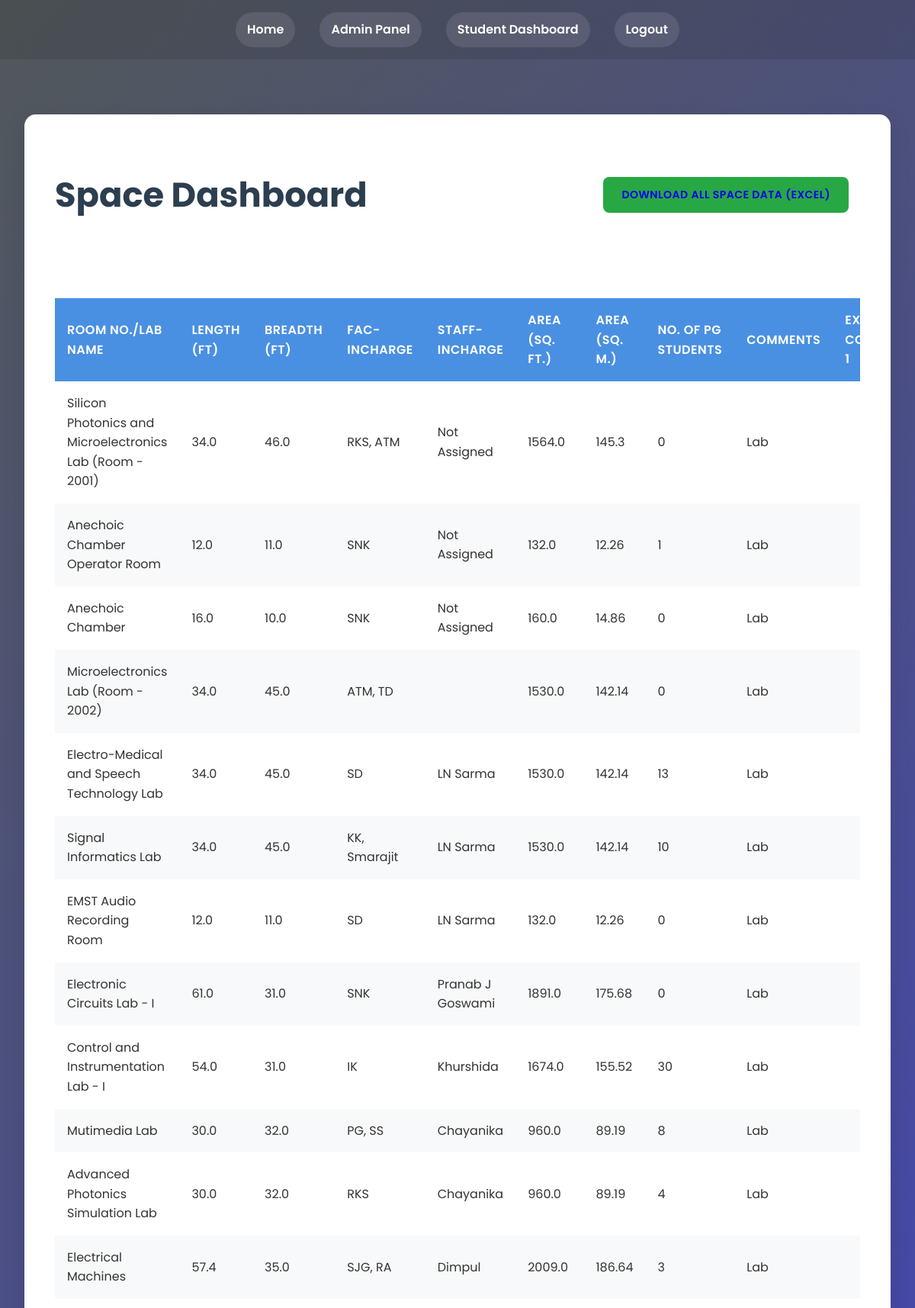
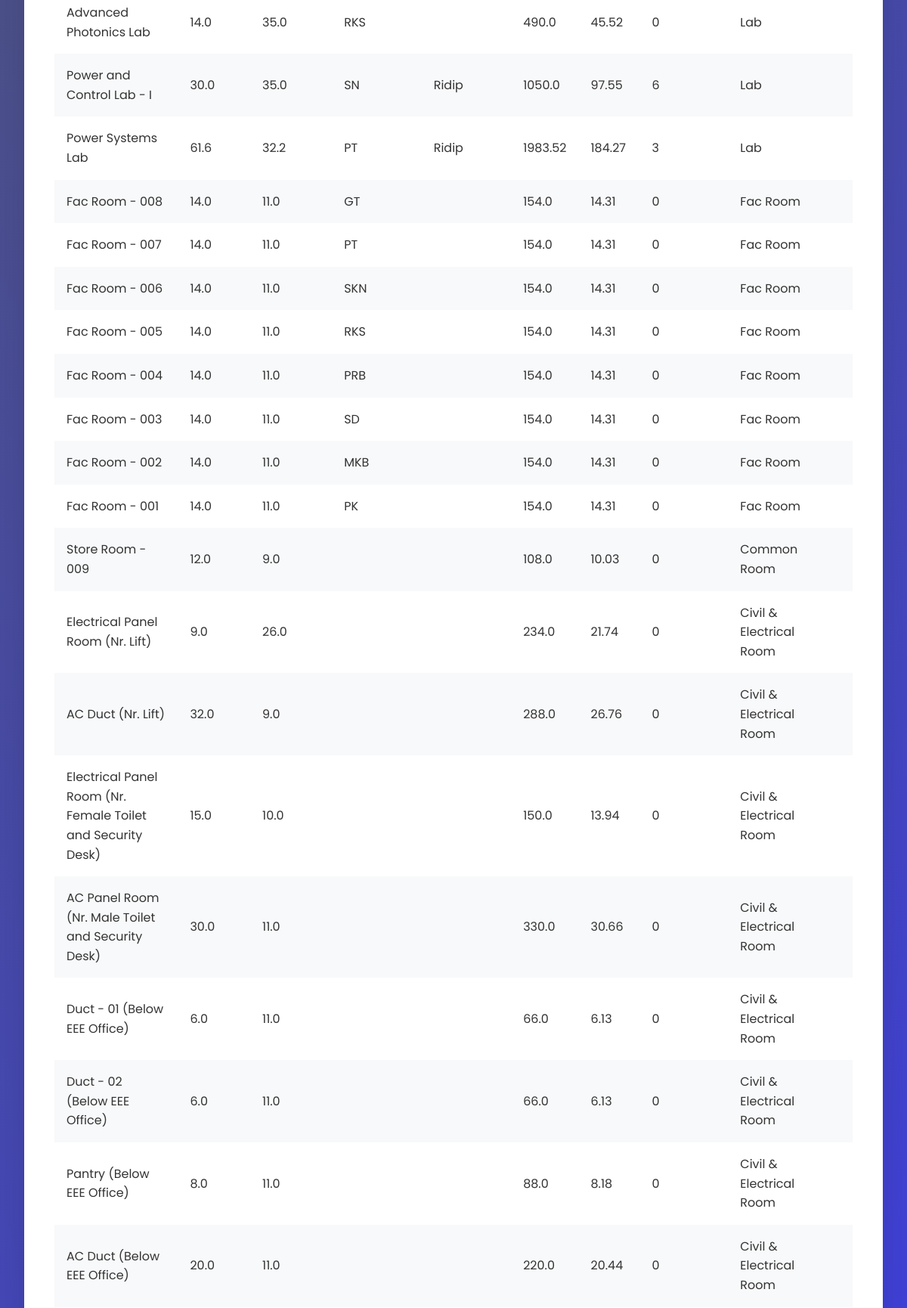
Page /space_dashboard (signed in, upper part) on the committed database (2 pictures, top to bottom).
### models.py (models this page shows)
class Space(db.Model):
    id = db.Column(db.Integer, primary_key=True)
    room_no = db.Column(db.String(100), nullable=False)
    length = db.Column(db.Float)
    breadth = db.Column(db.Float)
    fac_incharge = db.Column(db.String(100))
    staff_incharge = db.Column(db.String(100))
    area_sq_ft = db.Column(db.Float)
    area_sq_m = db.Column(db.Float)
    no_of_pg_students = db.Column(db.Integer)
    comments = db.Column(db.String(200))
    extra_column1 = db.Column(db.String(100))
    extra_column2 = db.Column(db.String(100))

### routes.py (the view)
@app.route('/space_dashboard', methods=['GET'])
@login_required
def space_dashboard():
    if current_user.role not in ['space_admin', 'admin' , 'pg_student_admin', 'equipment_admin', 'student', 'super_admin']:
        flash('Access denied. You must be a Space Admin Admin or Pg student admin to view this page.', 'danger')
        return redirect(url_for('home'))
    query = Space.query
    if current_user.role  in ['space_admin', 'super_admin']:
        search_query = request.args.get('search_query', '')
        fac_incharge = request.args.get('fac_incharge', '')
        staff_incharge = request.args.get('staff_incharge', '')
        min_area = request.args.get('min_area', type=float)
        max_area = request.args.get('max_area', type=float)
        min_pg_students = request.args.get('min_pg_students', type=int)
        max_pg_students = request.args.get('max_pg_students', type=int)
        if search_query:
            query = query.filter(
                (Space.room_no.ilike(f'%{search_query}%')) |
                (Space.fac_incharge.ilike(f'%{search_query}%')) |
                (Space.staff_incharge.ilike(f'%{search_query}%')) |
                (Space.comments.ilike(f'%{search_query}%'))
            )
        if fac_incharge:
            query = query.filter(Space.fac_incharge == fac_incharge)
        if staff_incharge:
            query = query.filter(Space.staff_incharge == staff_incharge)
        if min_area is not None:
            query = query.filter(Space.area_sq_ft >= min_area)
        if max_area is not None:
            query = query.filter(Space.area_sq_ft <= max_area)
        if min_pg_students is not None:
            query = query.filter(Space.no_of_pg_students >= min_pg_students)
        if max_pg_students is not None:
            query = query.filter(Space.no_of_pg_students <= max_pg_students)
        fac_incharge_options = db.session.query(Space.fac_incharge.distinct()).all()
        staff_incharge_options = db.session.query(Space.staff_incharge.distinct()).all()
    else:
        search_query = fac_incharge = staff_incharge = min_area = max_area = min_pg_students = max_pg_students = None
        fac_incharge_options = staff_incharge_options = []
    spaces = query.all()
    return render_template('space_dashboard.html',
                           spaces=spaces,
                           fac_incharge_options=fac_incharge_options,
                           staff_incharge_options=staff_incharge_options,
                           search_query=search_query,
                           fac_incharge=fac_incharge,
                           staff_incharge=staff_incharge,
                           min_area=min_area,
                           max_area=max_area,
                           min_pg_students=min_pg_students,
                           max_pg_students=max_pg_students)

### models.py (called while the page is built)
@login_manager.user_loader
def load_user(user_id):
    return User.query.get(int(user_id))

### templates/space_dashboard.html (shortened to what this page needs)
{% extends "layout.html" %}
{% block content %}
<div class="dashboard-container">
    <div class="dashboard-header">
    <h1>Space Dashboard</h1>
        <div class="action-buttons">
            {% if current_user.role == 'space_admin' or current_user.role == 'super_admin'%}
            <a href="{{ url_for('download_filtered_space_data', search_query=search_query, fac_incharge=fac_incharge, staff_incharge=staff_incharge, min_area=min_area, max_area=max_area, min_pg_students=min_pg_students, max_pg_students=max_pg_students) }}" class="btn btn-success">Download Filtered Data</a>
            <form action="{{ url_for('delete_all_space_data') }}" method="POST" onsubmit="return confirm('Are you sure you want to delete all space data? This action cannot be undone.');">
                <button type="submit" class="btn btn-danger">Delete All Space Data</button>
            </form>
            {% elif current_user.role == 'admin' or current_user.role == 'pg_student_admin' or current_user.role == 'equipment_admin'%}
            <a href="{{ url_for('download_all_space_data') }}" class="btn btn-success">Download All Space Data (Excel)</a>
            {% endif %}
        </div>
    </div>
    <div class="table-responsive">
        <table class="table">
            <thead>
                <tr>
                    <th>Room No./Lab Name</th>
                    <th>Length (ft)</th>
                    <th>Breadth (ft)</th>
                    <th>Fac-Incharge</th>
                    <th>Staff-Incharge</th>
                    <th>Area (sq. ft.)</th>
                    <th>Area (sq. m.)</th>
                    <th>No. of PG students</th>
                    <th>Comments</th>
                    <th>Extra Column 1</th>
                </tr>
            </thead>
            <tbody>
                {% for space in spaces %}
                <tr>
                    <td>{{ space.room_no }}</td>
                    <td>{{ space.length }}</td>
                    <td>{{ space.breadth }}</td>
                    <td>{{ space.fac_incharge }}</td>
                    <td>{{ space.staff_incharge }}</td>
                    <td>{{ space.area_sq_ft }}</td>
                    <td>{{ space.area_sq_m }}</td>
                    <td>{{ space.no_of_pg_students }}</td>
                    <td>{{ space.comments }}</td>
                    <td>{{ space.extra_column1 }}</td>
                </tr>
                {% endfor %}
            </tbody>
        </table>
    </div>
</div>
{% endblock %}

### static/css/styles.css (style rules this page uses)
body { background: linear-gradient(135deg, #52585a 0%, #1313d9cf 100%); color: #ffffff; font-family: 'Poppins', sans-serif; margin: 0; padding: 0; min-height: 100vh; display: flex; flex-direction: column; }
.btn { display: inline-block; padding: 15px 40px; margin: 0 15px; border-radius: 50px; font-size: 1.2rem; font-weight: bold; text-decoration: none; transition: all 0.3s ease; text-transform: uppercase; letter-spacing: 1px; }

### templates/space_dashboard.html (style rules this page uses)
body { font-family: 'Poppins', sans-serif; background-color: #f0f4f8; color: #333; line-height: 1.6; }
.dashboard-container { max-width: 1800px; margin: 40px auto; padding: 40px; background-color: #fff; box-shadow: 0 10px 30px rgba(0,0,0,0.1); border-radius: 15px; }
h1 { color: #2c3e50; text-align: left; margin-bottom: 30px; font-size: 2.8em; font-weight: 700; }
.dashboard-header { display: flex; justify-content: space-between; align-items: center; margin-bottom: 40px; }
.action-buttons { display: flex; gap: 15px; }
.btn { padding: 12px 24px; border-radius: 8px; font-weight: 600; text-transform: uppercase; letter-spacing: 0.5px; transition: all 0.3s; font-size: 14px; }
.btn-success { background-color: #28a745; border-color: #28a745; }
.table-responsive { overflow-x: auto; }
.table { width: 100%; border-collapse: separate; border-spacing: 0; margin-top: 30px; }
.table th, .table td { border: none; padding: 16px; text-align: left; }
.table th { background-color: #4a90e2; color: #fff; font-weight: 600; text-transform: uppercase; letter-spacing: 0.5px; }
.table tr:nth-child(even) { background-color: #f8f9fa; }

### rows in the picture
Space: room_no "Silicon Photonics and Microelectronics Lab (Room - 2001)", length "34.0", breadth "46.0", fac_incharge "RKS, ATM", staff_incharge "Not Assigned", area_sq_ft "1564.0", area_sq_m "145.3", no_of_pg_students "0", comments "Lab"
Space: room_no "Anechoic Chamber Operator Room", length "12.0", breadth "11.0", fac_incharge "SNK", staff_incharge "Not Assigned", area_sq_ft "132.0", area_sq_m "12.26", no_of_pg_students "1", comments "Lab"
Space: room_no "Anechoic Chamber", length "16.0", breadth "10.0", fac_incharge "SNK", staff_incharge "Not Assigned", area_sq_ft "160.0", area_sq_m "14.86", no_of_pg_students "0", comments "Lab"
Space: room_no "Microelectronics Lab (Room - 2002)", length "34.0", breadth "45.0", fac_incharge "ATM, TD", area_sq_ft "1530.0", area_sq_m "142.14", no_of_pg_students "0", comments "Lab"
Space: room_no "Electro-Medical and Speech Technology Lab", length "34.0", breadth "45.0", fac_incharge "SD", staff_incharge "LN Sarma", area_sq_ft "1530.0", area_sq_m "142.14", no_of_pg_students "13", comments "Lab"
Space: room_no "Signal Informatics Lab", length "34.0", breadth "45.0", fac_incharge "KK, Smarajit", staff_incharge "LN Sarma", area_sq_ft "1530.0", area_sq_m "142.14", no_of_pg_students "10", comments "Lab"
Space: room_no "EMST Audio Recording Room", length "12.0", breadth "11.0", fac_incharge "SD", staff_incharge "LN Sarma", area_sq_ft "132.0", area_sq_m "12.26", no_of_pg_students "0", comments "Lab"
Space: room_no "Electronic Circuits Lab - I", length "61.0", breadth "31.0", fac_incharge "SNK", staff_incharge "Pranab J Goswami", area_sq_ft "1891.0", area_sq_m "175.68", no_of_pg_students "0", comments "Lab"
Space: room_no "Control and Instrumentation Lab - I", length "54.0", breadth "31.0", fac_incharge "IK", staff_incharge "Khurshida", area_sq_ft "1674.0", area_sq_m "155.52", no_of_pg_students "30", comments "Lab"
Space: room_no "Mutimedia Lab", length "30.0", breadth "32.0", fac_incharge "PG, SS", staff_incharge "Chayanika", area_sq_ft "960.0", area_sq_m "89.19", no_of_pg_students "8", comments "Lab"
Space: room_no "Advanced Photonics Simulation Lab", length "30.0", breadth "32.0", fac_incharge "RKS", staff_incharge "Chayanika", area_sq_ft "960.0", area_sq_m "89.19", no_of_pg_students "4", comments "Lab"
Space: room_no "Electrical Machines", length "57.4", breadth "35.0", fac_incharge "SJG, RA", staff_incharge "Dimpul", area_sq_ft "2009.0", area_sq_m "186.64", no_of_pg_students "3", comments "Lab"
Space: room_no "Advanced Photonics Lab", length "14.0", breadth "35.0", fac_incharge "RKS", area_sq_ft "490.0", area_sq_m "45.52", no_of_pg_students "0", comments "Lab"
Space: room_no "Power and Control Lab - I", length "30.0", breadth "35.0", fac_incharge "SN", staff_incharge "Ridip", area_sq_ft "1050.0", area_sq_m "97.55", no_of_pg_students "6", comments "Lab"
Space: room_no "Power Systems Lab", length "61.6", breadth "32.2", fac_incharge "PT", staff_incharge "Ridip", area_sq_ft "1983.52", area_sq_m "184.27", no_of_pg_students "3", comments "Lab"
Space: room_no "Fac Room - 008", length "14.0", breadth "11.0", fac_incharge "GT", area_sq_ft "154.0", area_sq_m "14.31", no_of_pg_students "0", comments "Fac Room"
Space: room_no "Fac Room - 007", length "14.0", breadth "11.0", fac_incharge "PT", area_sq_ft "154.0", area_sq_m "14.31", no_of_pg_students "0", comments "Fac Room"
Space: room_no "Fac Room - 006", length "14.0", breadth "11.0", fac_incharge "SKN", area_sq_ft "154.0", area_sq_m "14.31", no_of_pg_students "0", comments "Fac Room"
Space: room_no "Fac Room - 005", length "14.0", breadth "11.0", fac_incharge "RKS", area_sq_ft "154.0", area_sq_m "14.31", no_of_pg_students "0", comments "Fac Room"
Space: room_no "Fac Room - 004", length "14.0", breadth "11.0", fac_incharge "PRB", area_sq_ft "154.0", area_sq_m "14.31", no_of_pg_students "0", comments "Fac Room"
Space: room_no "Fac Room - 003", length "14.0", breadth "11.0", fac_incharge "SD", area_sq_ft "154.0", area_sq_m "14.31", no_of_pg_students "0", comments "Fac Room"
Space: room_no "Fac Room - 002", length "14.0", breadth "11.0", fac_incharge "MKB", area_sq_ft "154.0", area_sq_m "14.31", no_of_pg_students "0", comments "Fac Room"
Space: room_no "Fac Room - 001", length "14.0", breadth "11.0", fac_incharge "PK", area_sq_ft "154.0", area_sq_m "14.31", no_of_pg_students "0", comments "Fac Room"
Space: room_no "Store Room - 009", length "12.0", breadth "9.0", area_sq_ft "108.0", area_sq_m "10.03", no_of_pg_students "0", comments "Common Room"
Space: room_no "Electrical Panel Room (Nr. Lift)", length "9.0", breadth "26.0", area_sq_ft "234.0", area_sq_m "21.74", no_of_pg_students "0", comments "Civil & Electrical Room"
Space: room_no "AC Duct (Nr. Lift)", length "32.0", breadth "9.0", area_sq_ft "288.0", area_sq_m "26.76", no_of_pg_students "0", comments "Civil & Electrical Room"
Space: room_no "Electrical Panel Room (Nr. Female Toilet and Security Desk)", length "15.0", breadth "10.0", area_sq_ft "150.0", area_sq_m "13.94", no_of_pg_students "0", comments "Civil & Electrical Room"
Space: room_no "AC Panel Room (Nr. Male Toilet and Security Desk)", length "30.0", breadth "11.0", area_sq_ft "330.0", area_sq_m "30.66", no_of_pg_students "0", comments "Civil & Electrical Room"
Space: room_no "Duct - 01 (Below EEE Office)", length "6.0", breadth "11.0", area_sq_ft "66.0", area_sq_m "6.13", no_of_pg_students "0", comments "Civil & Electrical Room"
Space: room_no "Duct - 02 (Below EEE Office)", length "6.0", breadth "11.0", area_sq_ft "66.0", area_sq_m "6.13", no_of_pg_students "0", comments "Civil & Electrical Room"
Space: room_no "Pantry (Below EEE Office)", length "8.0", breadth "11.0", area_sq_ft "88.0", area_sq_m "8.18", no_of_pg_students "0", comments "Civil & Electrical Room"
Space: room_no "AC Duct (Below EEE Office)", length "20.0", breadth "11.0", area_sq_ft "220.0", area_sq_m "20.44", no_of_pg_students "0", comments "Civil & Electrical Room"
